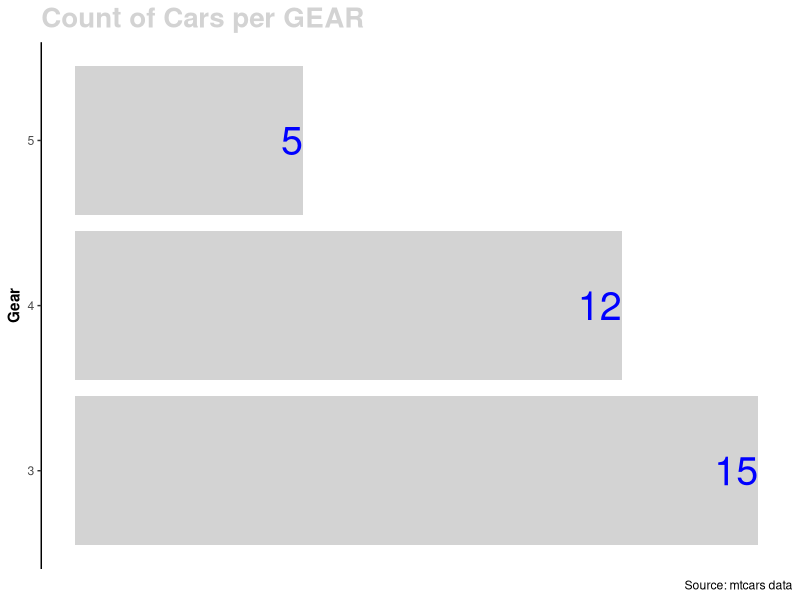
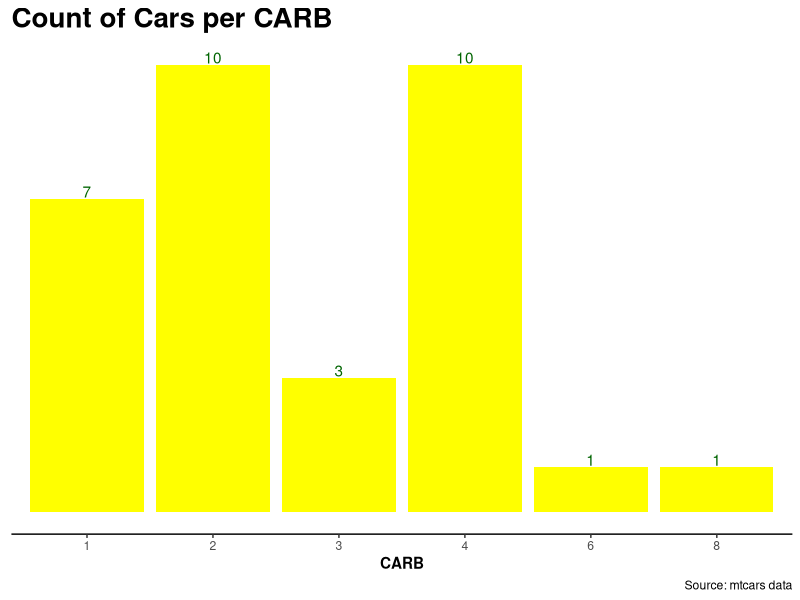
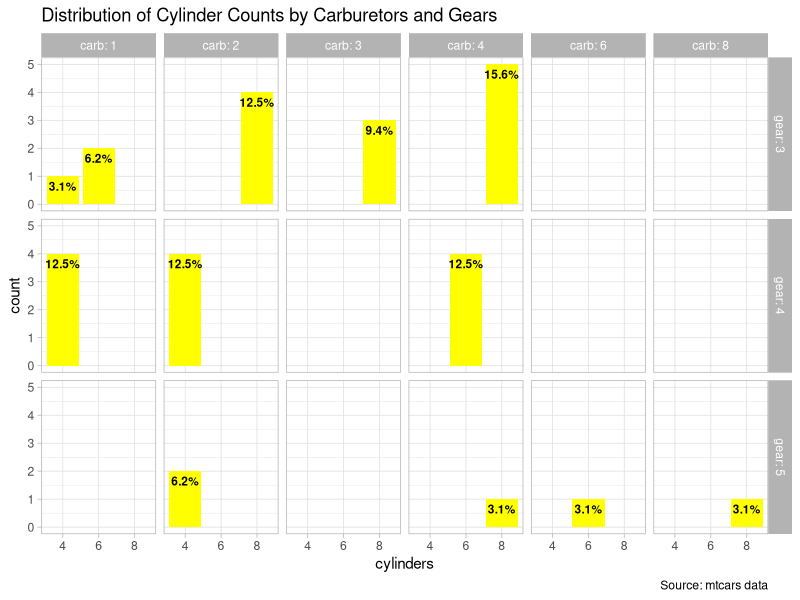

Write R code to recreate these figures, in order.

# clean memory ------------------------------------------------------------
rm(list = ls())


# read in data ------------------------------------------------------------
#set working directory

filename=mtcars
mydata= filename


# see data ----------------------------------------------------------


head(mydata)


# see data types ----------------------------------------------------------

str(mydata)


# plot 1 ----------------------------------------------------------
library(ggplot2)

base = ggplot(data = mydata) 
plot1 = base + 
  aes(x = gear) + 
  geom_bar(fill = "lightgrey") + 
  geom_text(aes(label = ..count..), stat = "count", colour = "blue", size = 10, hjust = 1) +
  coord_flip() +
  labs(
    title = "Count of Cars per GEAR",
    caption = "Source: mtcars data",
    x ="Gear") +
  theme_classic() +
  theme(plot.title = element_text(size = 20, colour = "lightgrey", face = "bold"),
    axis.title.x = element_blank(),
          axis.line.x = element_blank(),
          axis.text.x = element_blank(),
          axis.ticks.x = element_blank(),
          axis.title.y = element_text(face = "bold"))
plot1




# save Draft ----------------------------------------------------------
saveRDS(plot1, file = "plot1.rds")


# plot 2 ----------------------------------------------------------

plot2 = base + 
  aes(x = factor(carb)) + 
  geom_bar(fill = "yellow") +
  geom_text(aes(label= ..count..), stat="count", colour = "darkgreen", vjust=-0.1) +
  labs(
    title = "Count of Cars per CARB",
    caption = "Source: mtcars data",
    x='CARB') +
  theme_classic() +
  theme(plot.title = element_text(size = 20, colour = "black", face = "bold"),
        axis.title.y = element_blank(),
        axis.line.y = element_blank(),
        axis.text.y = element_blank(),
        axis.ticks.y = element_blank(),
        axis.title.x = element_text(face = "bold"))

plot2


# save plot2 ----------------------------------------------------------
saveRDS(plot2, file = "plot2.rds")


# plot 3 ----------------------------------------------------------



plot3 = base + 
  aes(x = factor(cyl)) + 
  geom_bar(fill = "yellow") +
  geom_text(aes(label = scales::percent(..count.. / 32)),
            stat = "count", size = 3, fontface = "bold", vjust = 1.6) +
  facet_grid(gear~carb,labeller = label_both) +
  labs(
    title = "Distribution of Cylinder Counts by Carburetors and Gears",
    caption = "Source: mtcars data",
    x = "cylinders",
    y = "count") +
  theme_light()

    
plot3

# save plot3 ----------------------------------------------------------
saveRDS(plot3, file = "plot3.rds")
